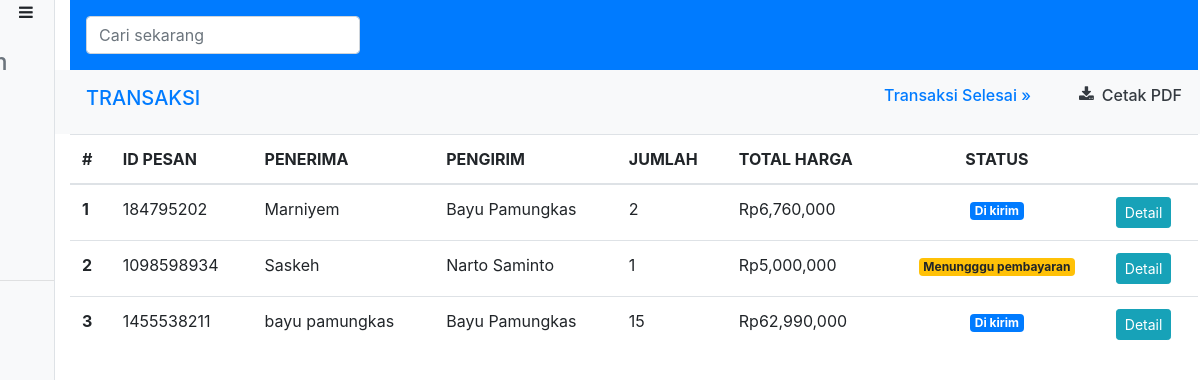
Screenshot of /admin/transaksi.php (signed in) with the database file from the repository.
### tables this page shows
CREATE TABLE `transaksi` (
  `id` int(11) NOT NULL,
  `id_pesan` int(11) NOT NULL,
  `id_user` int(11) NOT NULL,
  `pengirim` varchar(50) NOT NULL,
  `penerima` varchar(50) NOT NULL,
  `alamat` varchar(150) NOT NULL,
  `telepon` int(15) NOT NULL,
  `email` varchar(50) NOT NULL,
  `kuantiti_total` int(11) NOT NULL,
  `total_akhir` int(20) NOT NULL,
  `pembayaran` int(11) NOT NULL,
  `id_status` int(11) NOT NULL,
  `pesan_at` datetime NOT NULL,
  `kirim_at` datetime NOT NULL,
  `terima_at` datetime NOT NULL
);

CREATE TABLE `status` (
  `id_status` int(1) NOT NULL,
  `keterangan` varchar(15) NOT NULL
);

### function/admin.php (called while the page is built, shortened)
<?php
require 'koneksi.php';
function ambilTransaksi()
{
    global $konek;
    $result = mysqli_query($konek, "SELECT * FROM transaksi JOIN status ON status.id_status = transaksi.id_status WHERE transaksi.id_status != '3' ");
    $trans = [];
    while ($tran = mysqli_fetch_object($result)) {
        $trans[] = $tran;
    }
    $data = [
        'judul' => "Transaki | Admin",
        'trans' => $trans,
    ];
    return $data;
}

### admin/transaksi.php (the view, shortened to what this page needs)
<?php
require '../function/admin.php';
$transaksi = ambilTransaksi()['trans'];
require 'template_admin/header.php';
?>
<div class="row py-3 px-3 bg-light">
    <div class="col-md">
        <a href="" class="text-decoration-none text-primary">
            <h5 id="judul" class="text-uppsercase ">TRANSAKSI</h5>
        </a>
    </div>
    <div class="col-md d-flex justify-content-end">
        <a id="btn-transaksi" class="text-primary mr-5" style="cursor: pointer">
            <h6 class="float-right">Transaksi Selesai &raquo;</h6>
        </a>
        <a href="<?= url ?>admin/cetakTransaksi.php" class="text-decoration-none text-dark d-flex"><i class="fa fa-download mr-2"></i>
            <h6> Cetak PDF</h6>
        </a>
    </div>
</div>
<table class="transaksi table">
    <thead>
        <tr>
            <th scope="col">#</th>
            <th scope="col">ID PESAN</th>
            <th scope="col">PENERIMA</th>
            <th scope="col">PENGIRIM</th>
            <th scope="col">JUMLAH</th>
            <th scope="col">TOTAL HARGA</th>
            <th scope="col" class="text-center">STATUS</th>
            <th scope="col"></th>
        </tr>
    </thead>
    <tbody>
        <?php foreach ($transaksi as $key => $value) : ?>
            <tr>
                <th scope="row"><?= $key + 1 ?></th>
                <td><?= $value->id_pesan ?></td>
                <td><?= $value->penerima ?></td>
                <td><?= $value->pengirim ?></td>
                <td><?= $value->kuantiti_total ?></td>
                <td>Rp<?= number_format($value->total_akhir, 0) ?></td>
                <td class="text-center">
                    <?php if ($value->id_status == 0 && $value->pembayaran == 0) : ?>
                        <span class=" badge badge-warning">Menungggu pembayaran</span>
                    <?php elseif ($value->id_status == 2) : ?>
                        <span class=" badge badge-primary"><?= $value->keterangan ?></span>
                    <?php elseif ($value->id_status == 3) : ?>
                        <span class="badge badge-success"><?= $value->keterangan ?></span>
                    <?php endif; ?>
                </td>
                <td>
                    <button type="button" class="btn btn-sm btn-info" data-toggle="modal" data-target="#detail<?= $value->id_pesan ?>">Detail</button>
                </td>
            </tr>
        <?php endforeach; ?>
    </tbody>
</table>
<?php require 'template_admin/footer.php' ?>

### assets/css/custom.css (style rules this page uses)
* { margin: 0; padding: 0; }

### rows the page displays
transaksi: id_pesan "184795202", penerima "Marniyem", pengirim "Bayu Pamungkas", kuantiti_total "2", total_akhir "6,760,000", id_status.keterangan "Di kirim"
transaksi: id_pesan "1098598934", penerima "Saskeh", pengirim "Narto Saminto", kuantiti_total "1", total_akhir "5,000,000", pembayaran "Menungggu pembayaran"
transaksi: id_pesan "1455538211", penerima "bayu pamungkas", pengirim "Bayu Pamungkas", kuantiti_total "15", total_akhir "62,990,000", id_status.keterangan "Di kirim"
